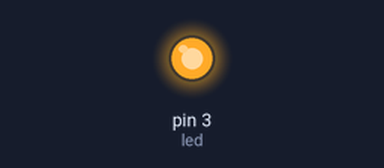
A sketch run on a simulated Arduino Uno, built with avr-gcc and run on an emulated ATmega328P. Shown: output pins drawn as LEDs (lit = HIGH).

Above: at 0.05 s.
At 14.35 s:
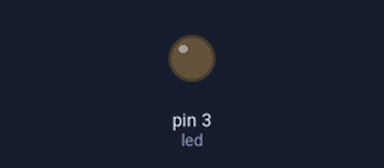
At 27.85 s:
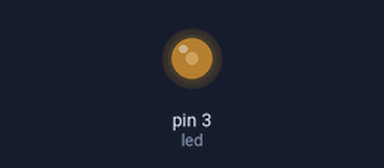
At 28.95 s:
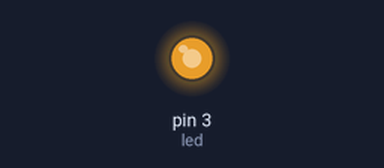
Timing chart, 0 to 38.3 s (numbered marks = the images above):
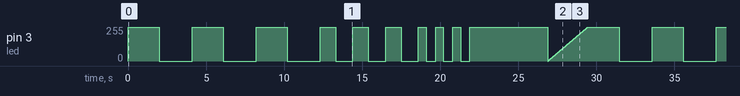

The sketch:

LED_Module_Tester.ino
```cpp
/*==================LED MODULE TESTER===============
  Dibuat Oleh Tim Digiware
  ==================================================
  Konfigurasi Pin:
  |------------------------------------------------|
  |                            | Arduino Base HAT  |
  |------------------------------------------------|
  |Grove - Red/Green/Blue LED  |         D3        |
  |------------------------------------------------|
*/

#define led 3

void setup() {
  pinMode(led, OUTPUT);

}

void loop() {
  lowBlink();
  delay(100);
  lowBlink();
  delay(100);
  lowBlink();
  delay(100);
  medBlink();
  delay(100);
   medBlink();
  delay(100);
   medBlink();
  delay(100);
  hiBlink();
  delay(100);
   hiBlink();
  delay(100);
   hiBlink();
  delay(100);
  stayStill();
  delay(5000);
  fade();

}

void lowBlink()
{
  digitalWrite(led, 1);
  delay(2000);
  digitalWrite(led, 0);
  delay(2000);
}

void medBlink()
{
  digitalWrite(led, 1);
  delay(1000);
  digitalWrite(led, 0);
  delay(1000);
}

void hiBlink()
{
  digitalWrite(led, 1);
  delay(500);
  digitalWrite(led, 0);
  delay(500);
}

void stayStill()
{
  digitalWrite(led, 1);
}

void fade()
{

  for( int i=0 ; i <= 255 ; i++)
  {
    analogWrite(led, i);
    delay(10);
  }
}
```

Measured:
- by itself, pin 3 (led): moves between 0/255 and 255/255, repeating every 29.5 s
